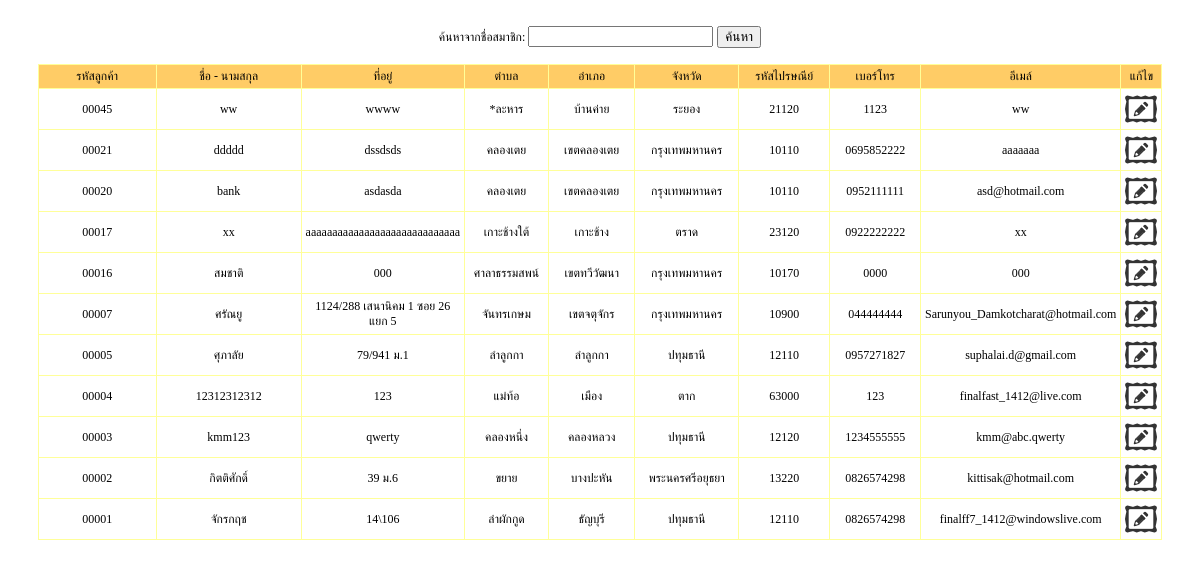
Page /giftshop2_V2_1/user/customer.php on the earlier database version.
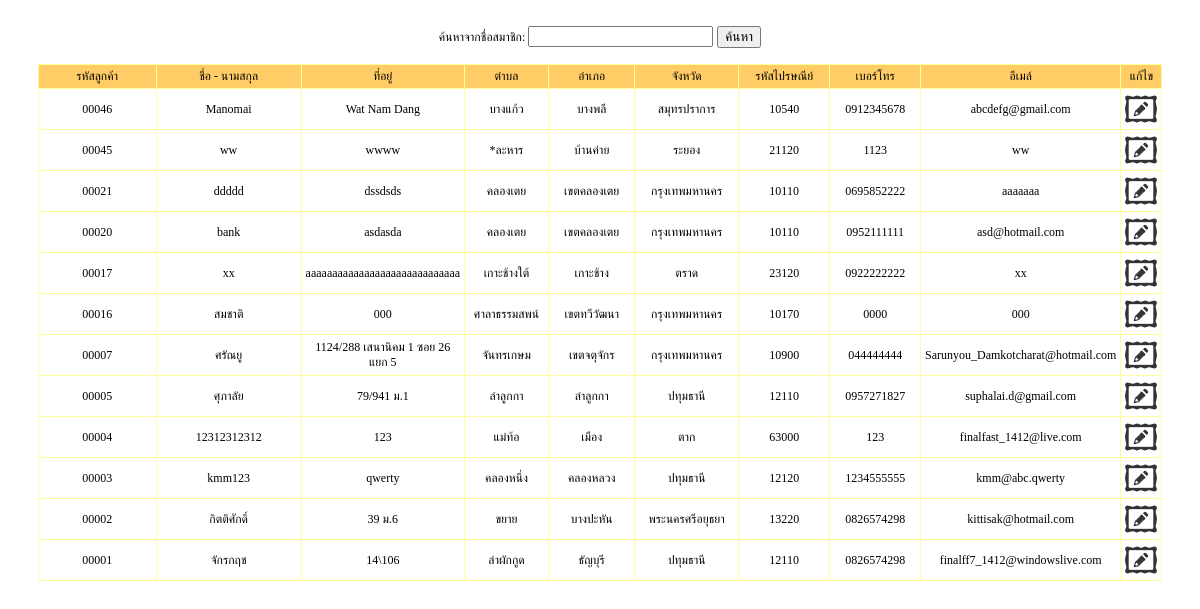
Same page on the later database version.
### tables this page shows
CREATE TABLE `tbl_customer` (
  `customer_id` int(5) unsigned zerofill NOT NULL auto_increment,
  `customer_name` varchar(50) NOT NULL,
  `customer_name_last` varchar(255) NOT NULL,
  `customer_address` text NOT NULL,
  `district_id` int(5) NOT NULL,
  `prefecture_id` int(5) NOT NULL,
  `province_id` int(2) NOT NULL,
  `postcode` int(5) NOT NULL,
  `customer_telephone` varchar(10) NOT NULL,
  `customer_email` varchar(50) NOT NULL,
  `customer_pass` varchar(20) NOT NULL,
  `Date` varchar(10) NOT NULL,
  `item1` varchar(255) NOT NULL,
  `item2` varchar(255) NOT NULL,
  `item3` varchar(255) NOT NULL,
  `item4` varchar(255) NOT NULL,
  `item5` varchar(255) NOT NULL,
  `item6` varchar(255) NOT NULL,
  `item7` varchar(255) NOT NULL,
  PRIMARY KEY  (`customer_id`)
);

CREATE TABLE `tbl_r_district` (
  `district_id` int(5) NOT NULL auto_increment COMMENT 'รหัส',
  `district_code` varchar(6) NOT NULL COMMENT 'รหัสอำเภอ',
  `district_name` varchar(150) NOT NULL COMMENT 'ตำบล',
  `prefecture_id` int(5) NOT NULL default '0' COMMENT 'อำเภอ',
  `province_id` int(5) NOT NULL default '0' COMMENT 'จังหวัด',
  PRIMARY KEY  (`district_id`),
  KEY `AMPHUR_ID` (`prefecture_id`),
  KEY `DISTRICT_NAME` (`district_name`)
);

CREATE TABLE `tbl_r_prefecture` (
  `prefecture_id` int(5) NOT NULL auto_increment COMMENT 'รหัส',
  `prefecture_code` varchar(4) NOT NULL COMMENT 'รหัสอำเภอ',
  `prefecture_name` varchar(150) NOT NULL COMMENT 'อำเภอ',
  `province_id` int(5) NOT NULL default '0' COMMENT 'รหัสจังหวัด',
  PRIMARY KEY  (`prefecture_id`)
);

CREATE TABLE `tbl_r_province` (
  `province_id` int(5) NOT NULL auto_increment,
  `province_code` varchar(2) NOT NULL,
  `province_name` varchar(150) NOT NULL COMMENT 'จังหวัด',
  PRIMARY KEY  (`province_id`)
);

CREATE TABLE `tbl_r_postcode` (
  `prefecture_id` int(10) unsigned NOT NULL,
  `postcode` int(11) unsigned NOT NULL COMMENT 'รหัสไปรษณีย์',
  PRIMARY KEY  (`prefecture_id`,`postcode`)
);

### giftshop2_V2_1/user/customer.php (the view, shortened to what this page needs)
<?
$keyword=$_REQUEST['keyword'];
?>
<?
if($keyword !=''){
	 $searchnamecus="and customer_name like '%$keyword%'";
}else{
	 $searchnamecus="";
}
$sql="select * from tbl_customer as a, tbl_r_prefecture as b, tbl_r_province as c, tbl_r_district as d , tbl_r_postcode as e where a.prefecture_id=b.prefecture_id and a.province_id=c.province_id and a.district_id=d.district_id and a.postcode = e.prefecture_id $searchnamecus group by a.customer_id desc";
$qry=mysql_query($sql);
$numrow=mysql_num_rows($qry);
?>
<form action="main.php?module=<?=$module?>" method="post">
  <table width="439" border="0" align="center" cellpadding="0" cellspacing="0">
    <tr>
    <td width="439" align="center"><span class="sizamain1">ค้นหาจากชื่อสมาชิก:
      </span>
      <input name="keyword" type="text" />
      <input type="submit" name="button2" id="button2" value="ค้นหา" /></td>
  </tr>
</table>
</form>
<table width="95%" border="0" align="center" cellpadding="4" cellspacing="1" bgcolor="#FFFF99">
  <tr>
    <td width="14%" align="center" bgcolor="#FFCC66"><span class="sizamain1">รหัสลูกค้า</span></td>
    <td width="16%" align="center" bgcolor="#FFCC66"><span class="sizamain1">ชื่อ - นามสกุล</span></td>
    <td width="12%" align="center" bgcolor="#FFCC66"><span class="sizamain1">ที่อยู่</span></td>
    <td width="9%" align="center" bgcolor="#FFCC66"><span class="sizamain1">ตำบล</span></td>
    <td width="9%" align="center" bgcolor="#FFCC66"><span class="sizamain1">อำเภอ</span></td>
    <td width="10%" align="center" bgcolor="#FFCC66"><span class="sizamain1">จังหวัด</span></td>
    <td width="10%" align="center" bgcolor="#FFCC66"><span class="sizamain1">รหัสไปรษณีย์</span></td>
    <td width="9%" align="center" bgcolor="#FFCC66"><span class="sizamain1">เบอร์โทร</span></td>
    <td width="11%" align="center" bgcolor="#FFCC66"><span class="sizamain1">อีเมล์</span></td>
    <td width="11%" align="center" bgcolor="#FFCC66"><span class="sizamain1">แก้ไข</span></td>
  </tr>
  <?
  if($numrow==0){
  ?>
  <tr>
    <td colspan="9" bgcolor="#FFFFFF"><span class="sizamain1">ไม่มีข้อมูล</span></td>
  </tr>
  <?
  }else{
	while($db=mysql_fetch_array($qry)){
  ?>
  <tr>
    <td align="center" bgcolor="#FFFFFF"><span class="sizamain1">
      <?=$db['customer_id']?>
    </span></td>
    <td align="center" bgcolor="#FFFFFF"><span class="sizamain1">
      <?=$db['customer_name']?>
    </span></td>
    <td align="center" bgcolor="#FFFFFF"><span class="sizamain1">
      <?=$db['customer_address']?>
    </span></td>
    <td align="center" bgcolor="#FFFFFF"><span class="sizamain1">
      <?=$db['district_name']?>
    </span></td>
    <td align="center" bgcolor="#FFFFFF"><span class="sizamain1">
      <?=$db['prefecture_name']?>
    </span></td>
    <td align="center" bgcolor="#FFFFFF"><span class="sizamain1">
      <?=$db['province_name']?>
    </span></td>
    <td align="center" bgcolor="#FFFFFF"><span class="sizamain1">
      <?=$db['postcode']?>
    </span></td>
    <td align="center" bgcolor="#FFFFFF"><span class="sizamain1">
      <?=$db['customer_telephone']?>
    </span></td>
    <td align="center" bgcolor="#FFFFFF"><span class="sizamain1">
      <?=$db['customer_email']?>
    </span></td>
     <td align="center" bgcolor="#FFFFFF" class="sizemain1"><a href="main.php?module=<?=$module?>&mode=update&product_id=<?=$db['customer_id']?>"><img src="../images/edit.png" width="32" height="32" /></a></td>
  </tr>
  <?
  	}
  }
  ?>
</table>

Differences in the rows shown:
added tbl_customer: customer_id "00046", customer_name "Manomai", customer_address "Wat Nam Dang", district.district_name "บางแก้ว", prefecture.prefecture_name "บางพลี", province.province_name "สมุทรปราการ", tbl_r_postcode.postcode "10540", customer_telephone "0912345678", customer_email "abcdefg@gmail.com"
